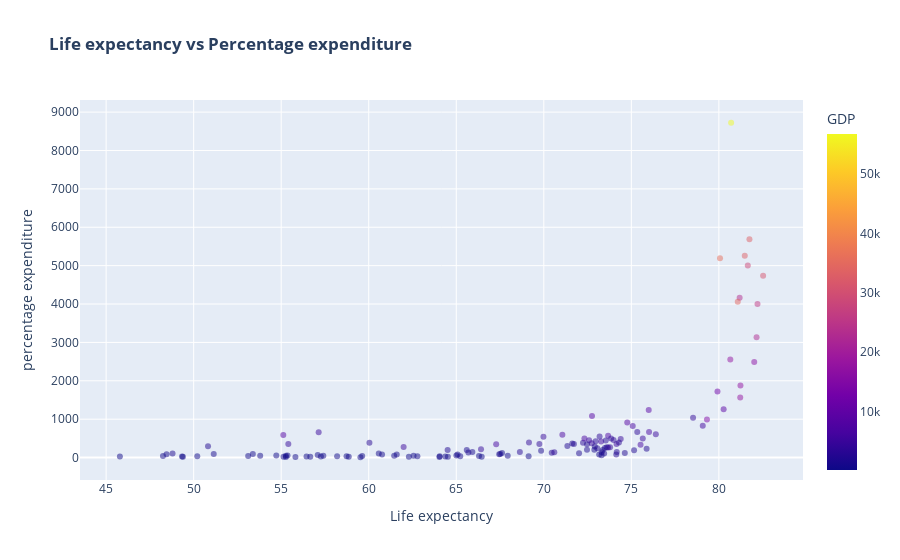

Notebook cell for this chart:
### Markdown cell above
У графіку раховано демографічні змінні, структуру доходу та рівень смертності.
Видно, що кількість населення не впливає. 
Значний вплив на очікувану тривалість життя мають наступні показники: Income composition of resources (Human Development Index in terms of income composition of resources (index ranging from 0 to 1)), BMI (Average Body Mass Index of entire population), Number of years of Schooling(years), percentage expenditure (Expenditure on health as a percentage of Gross Domestic Product per capita(%)).
Зворотній вплив мають такі показники: HIV/AIDS (Deaths per 1 000 live births HIV/AIDS (0-4 years)), thinness (Prevalence of thinness among children and adolescents for Age 5 to 9 and 10 to 19 (% ))

### Code cell
levpe = px.scatter(dat.groupby('Country').mean(), x='Life expectancy ', y='percentage expenditure', color='GDP', template='plotly', title='<b> Life expectancy vs Percentage expenditure', opacity=0.5)
# levpe.update_traces(marker={'size': 10})
px.scatter(dat, x='Life expectancy ', y='percentage expenditure', color='Country', template='plotly', title='<b> Life expectancy & Percentage expenditure')
levpe

### Figure 1 — Plotly figure (JSON) as saved in the notebook; plotly's stock layout.template omitted (floating-point values rounded to 4 significant figures; data arrays with more than 128 entries replaced by an {"elided": "..."} marker saying what was removed)
{"data": [{"hovertemplate": "Life expectancy =%{x}<br>percentage expenditure=%{y}<br>GDP=%{marker.color}<extra></extra>", "legendgroup": "", "marker": {"color": {"elided": "133 float values"}, "coloraxis": "coloraxis", "opacity": 0.5, "symbol": "circle"}, "mode": "markers", "name": "", "orientation": "v", "showlegend": false, "type": "scatter", "x": {"elided": "133 float values"}, "xaxis": "x", "y": {"elided": "133 float values"}, "yaxis": "y"}], "layout": {"coloraxis": {"colorbar": {"title": {"text": "GDP"}}, "colorscale": [[0, "#0d0887"], [0.1111, "#46039f"], [0.2222, "#7201a8"], [0.3333, "#9c179e"], [0.4444, "#bd3786"], [0.5556, "#d8576b"], [0.6667, "#ed7953"], [0.7778, "#fb9f3a"], [0.8889, "#fdca26"], [1, "#f0f921"]]}, "legend": {"tracegroupgap": 0}, "title": {"text": "<b> Life expectancy vs Percentage expenditure"}, "xaxis": {"anchor": "y", "domain": [0, 1], "title": {"text": "Life expectancy "}}, "yaxis": {"anchor": "x", "domain": [0, 1], "title": {"text": "percentage expenditure"}}}}
